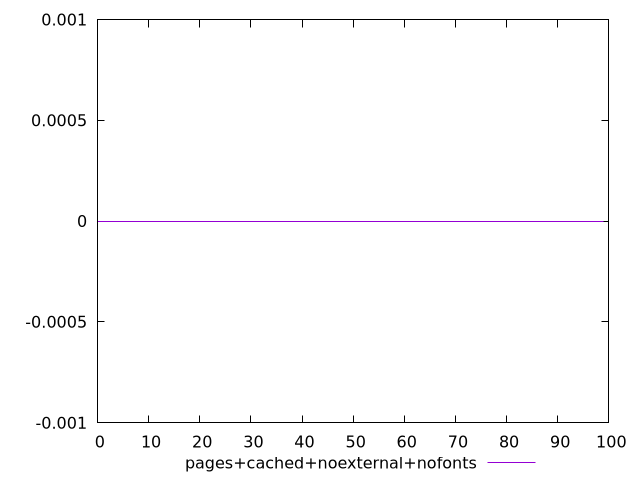

gnuplot code for this plot:
$_pagesCachedNoexternalNofonts <<EOF
0
0
0
0
0
0
0
0
0
0
0
0
0
0
0
0
0
0
0
0
0
0
0
0
0
0
0
0
0
0
0
0
0
0
0
0
0
0
0
0
0
0
0
0
0
0
0
0
0
0
0
0
0
0
0
0
0
0
0
0
0
0
0
0
0
0
0
0
0
0
0
0
0
0
0
0
0
0
0
0
0
0
0
0
0
0
0
0
0
0
0
0
0
0
0
0
0
0
0
0
EOF
set key outside below
set terminal pngcairo
set output "report_00006_2020-11-02T20-21-41.718Z/unsized-images/pages+cached+noexternal+nofonts//score.png"
set yrange [-0.001:0.001]
plot $_pagesCachedNoexternalNofonts title "pages+cached+noexternal+nofonts" with line ,
